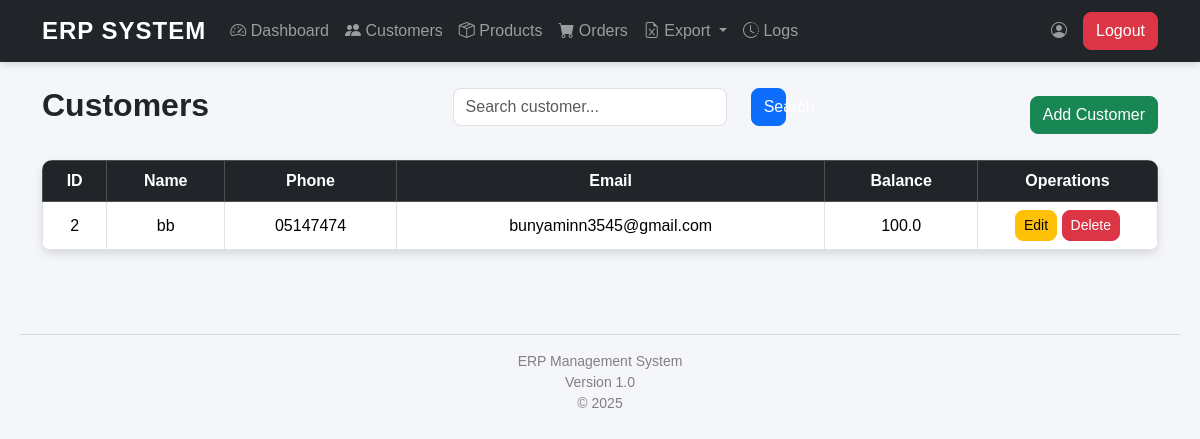
Screenshot of /customers (signed in) with the database file from the repository.
### models/customer.py (models this page shows, shortened)
class Customer(db.Model):
    __tablename__ = "customers"
    customer_id = db.Column(
        db.Integer,
        primary_key=True
    )
    name = db.Column(
        db.String(100),
        nullable=False
    )
    phone = db.Column(
        db.String(20),
        nullable=False
    )
    email = db.Column(
        db.String(120),
        unique=True,
        nullable=False
    )
    balance = db.Column(
        db.Float,
        default=0
    )
    orders = db.relationship(
        "Order",
        backref="customer",
        lazy=True,
        cascade="all, delete"
    )

### routes/customer_routes.py (the view)
@customer_bp.route("/customers")
def customers():
    if "username" not in session:
        return redirect(
            url_for("auth.login")
        )
    keyword = request.args.get(
        "search",
        ""
    ).strip()
    if keyword:
        customer_list = customer_service.search_customer(
            keyword
        )
    else:
        customer_list = customer_service.get_all_customers()
    return render_template(
        "customers/customers.html",
        customers=customer_list,
        keyword=keyword
    )

### repositories/customer_repository.py (called while the page is built)
    def get_all_customers(self):
        return Customer.query.order_by(
            Customer.customer_id
        ).all()

### services/customer_service.py (called while the page is built)
    def get_all_customers(self):
        return self.repository.get_all_customers()

### templates/customers/customers.html
{% extends "base.html" %}
{% block content %}
<div class="d-flex justify-content-between align-items-center mb-3">
<h2>
Customers
</h2>
<form
method="GET"
class="row mb-3">
<div class="col-md-10">
<input
type="text"
name="search"
value="{{ keyword }}"
class="form-control"
placeholder="Search customer...">
</div>
<div class="col-md-2">
<button
class="btn btn-primary w-100">
Search
</button>
</div>
</form>
<a
href="/customers/add"
class="btn btn-success">
Add Customer
</a>
</div>
<table class="table table-bordered table-hover shadow">
<thead class="table-dark">
<tr>
<th>ID</th>
<th>Name</th>
<th>Phone</th>
<th>Email</th>
<th>Balance</th>
<th width="180">
Operations
</th>
</tr>
</thead>
<tbody>
{% for customer in customers %}
<tr>
<td>
{{ customer.customer_id }}
</td>
<td>
{{ customer.name }}
</td>
<td>
{{ customer.phone }}
</td>
<td>
{{ customer.email }}
</td>
<td>
{{ customer.balance }}
</td>
<td>
<a
href="/customers/edit/{{ customer.customer_id }}"
class="btn btn-warning btn-sm">
Edit
</a>
<a
href="/customers/delete/{{ customer.customer_id }}"
class="btn btn-danger btn-sm">
Delete
</a>
</td>
</tr>
{% endfor %}
</tbody>
</table>
{% endblock %}

### static/css/style.css (style rules this page uses)
body { background-color: #f4f6f9; font-family: Arial, Helvetica, sans-serif; }
.table { background: white; border-radius: 10px; overflow: hidden; }
.table th { text-align: center; vertical-align: middle; }
.table td { text-align: center; vertical-align: middle; }
.btn { border-radius: 8px; transition: 0.3s; }
.form-control { border-radius: 8px; }
h2 { font-weight: bold; margin-bottom: 20px; }
.shadow { box-shadow: 0 4px 10px rgba(0,0,0,.12) !important; }

### rows the page displays
Customer: customer_id "2", name "bb", phone "05147474", email "bunyaminn3545@gmail.com", balance "100.0"
